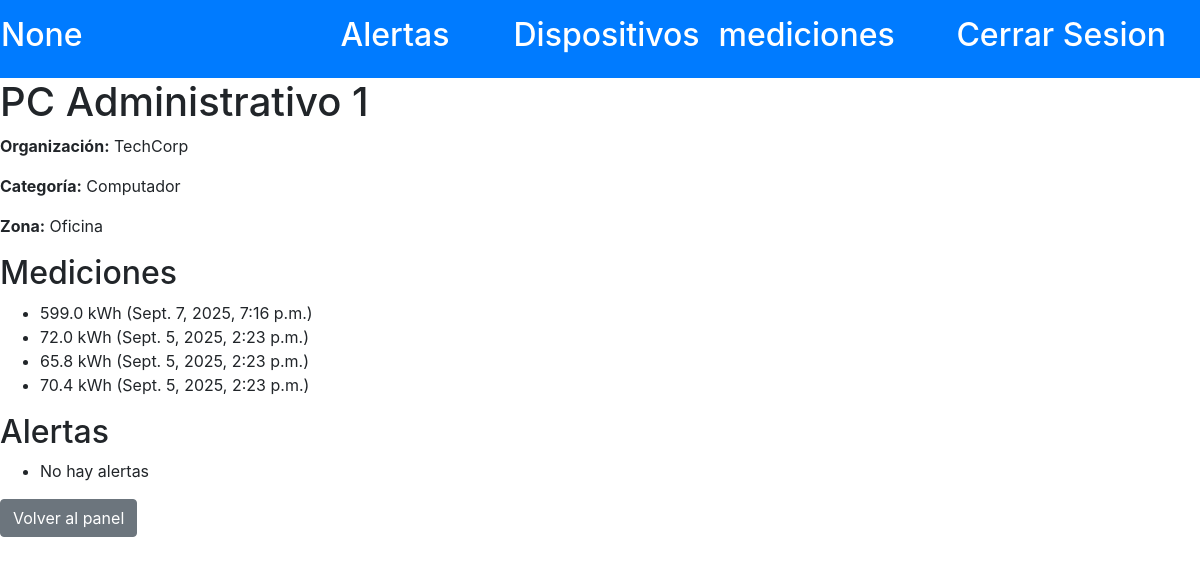
The app's page /device/4/ with its own data.
### dispositivos/models.py (models this page shows, shortened)
class BaseModel(models.Model):
    STATES = [
        ("ACTIVE", "Active"),
        ("INACTIVE", "Inactive"),
    ]
    state = models.CharField(max_length=10, choices=STATES, default="ACTIVE")
    created_at = models.DateTimeField(auto_now_add=True)
    updated_at = models.DateTimeField(auto_now=True)
    deleted_at = models.DateTimeField(null=True, blank=True)
    class Meta:
        abstract = True

class Device(BaseModel):
    name = models.CharField(max_length=100)
    category = models.ForeignKey(Category,on_delete=models.CASCADE)
    zone = models.ForeignKey(Zone, on_delete=models.CASCADE)
    max_usage = models.IntegerField()
    organization = models.ForeignKey(Organization,on_delete=models.CASCADE)
    organization = models.ForeignKey(Organization,on_delete=models.CASCADE)

class Organization(BaseModel):
    name = models.CharField(max_length=100)
    email = models.CharField(max_length=100)

class Category(BaseModel):
    name = models.CharField(max_length=100)

class Zone(BaseModel):
    name = models.CharField(max_length=100)
    def __str__(self):
        return self.name

class Measurement(BaseModel):
    device = models.ForeignKey(Device,on_delete=models.CASCADE)
    date = models.DateTimeField(auto_now_add=True)
    usage = models.FloatField(default=0.0)

### dispositivos/views.py (the view)
# urls.py: path("device/<int:device_id>/",device,name="device"),
def device(request,device_id):
    empresa = request.session.get("empresa")
    device = Device.objects.get(id=device_id)
    measurements = Measurement.objects.filter(device=device).order_by('-date')
    alerts = Alert.objects.filter(device=device)
    zone = Zone.objects.get(id=device.zone.id)
    return render(request,"devices/device.html",{"device":device,'empresa':empresa,"measurements":measurements,"alerts":alerts,"zone":zone.name})

### dispositivos/templates/devices/device.html (shortened to what this page needs)
<!DOCTYPE html>
<html lang="en">
<head>
    <link rel="stylesheet" href="https://cdn.jsdelivr.net/npm/bootstrap@4.5.3/dist/css/bootstrap.min.css"
>
</head>
<body>
    <div class="row">
        <div class="col-3 bg-primary text-white  p-3">
            <h2><a href="{% url 'panel' %}" class="text-white">{{empresa}}</a></h2>
        </div>
        <div class="col-2 bg-primary text-white text-center p-3">
            <h2><a href="{% url 'alerts_list' %}" class="text-white">Alertas</a></h2>
        </div>
        <div class="col-2 bg-primary text-white text-center p-3">
            <h2><a href="{% url 'devices_list' %}" class="text-white">Dispositivos</a></h2>
        </div>
        <div class="col-2 bg-primary text-white text-center p-3">
            <h2><a href="{% url 'measurements_list' %}" class="text-white">mediciones</a></h2>
        </div>
        <div class="col-3 bg-primary text-white text-center p-3">
            <h2><a href="{% url 'iniciarSesion' %}" class="text-white">Cerrar Sesion</a></h2>
        </div>
    </div>
    <h1>{{ device.name }}</h1>
    <p><strong>Organización:</strong> {{ device.organization.name }}</p>
    <p><strong>Categoría:</strong> {{ device.category.name }}</p>
    <p><strong>Zona:</strong> {{device.zone}}</p>
    <h2>Mediciones</h2>
    <ul>
        {% for m in measurements %}
        <li>{{ m.usage }} kWh ({{ m.date }})</li>
        {% empty %}
        <li>No hay mediciones registradas</li>
        {% endfor %}
    </ul>
    <h2>Alertas</h2>
    <ul>
        {% for a in alerts %}
        {% if a.level == "HIGH" %}
                        <li style="font-size:20px; color:rgb(255, 94, 0); font-weight:bold;">{{ a }}</li>
                        {% elif a.level == "MID" %}
                        <li style="font-size:20px; color:rgb(221, 255, 0);">{{ a }}</li>
                        {% else %}
                        <li style="font-size:20px; color:rgb(255, 0, 0);">{{ a }}</li>
                        {% endif %}
        {% empty %}
        <li>No hay alertas</li>
        {% endfor %}
    </ul>
    <a href="{% url 'panel' %}" class="btn btn-secondary">Volver al panel</a>
</body>
</html>

### records on screen
Device: name "PC Administrativo 1", organization.name "TechCorp", category.name "Computador", zone "Oficina"
Measurement: usage "599.0", date "Sept. 7, 2025, 7:16 p.m."
Measurement: usage "72.0", date "Sept. 5, 2025, 2:23 p.m."
Measurement: usage "65.8", date "Sept. 5, 2025, 2:23 p.m."
Measurement: usage "70.4", date "Sept. 5, 2025, 2:23 p.m."

### other values on screen
{{ empresa }} "None"
